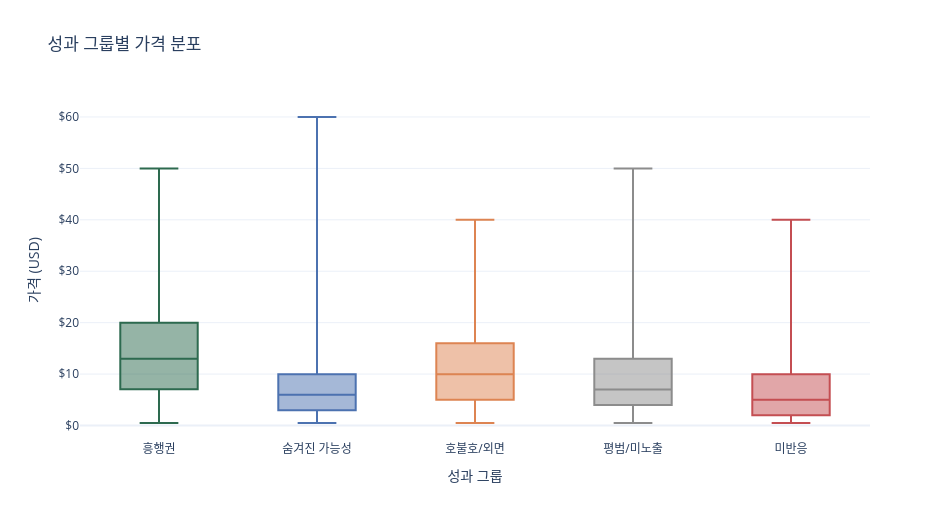

The cell this chart's notebook holds for it:
### Code cell
fig = px.box(
    price_games,
    x="performance_group",
    y="price",
    color="performance_group",
    color_discrete_map=GROUP_COLOR,
    category_orders={"performance_group": GROUP_ORDER},
    points=False,
    title="성과 그룹별 가격 분포",
    labels={"performance_group": "성과 그룹", "price": "가격 (USD)"},
)
fig.update_layout(template="plotly_white", showlegend=False, width=950, height=520)
fig.update_yaxes(tickprefix="$")
fig.show()

### Figure 1 — Plotly figure (JSON) as saved in the notebook; plotly's stock layout.template omitted (floating-point values rounded to 4 significant figures; data arrays with more than 128 entries replaced by an {"elided": "..."} marker saying what was removed)
{"data": [{"alignmentgroup": "True", "boxpoints": false, "hovertemplate": "성과 그룹=%{x}<br>가격 (USD)=%{y}<extra></extra>", "legendgroup": "흥행권", "marker": {"color": "#2d6a4f"}, "name": "흥행권", "notched": false, "offsetgroup": "흥행권", "orientation": "v", "showlegend": true, "type": "box", "x": {"elided": "991 str values"}, "x0": " ", "xaxis": "x", "y": {"elided": "991 float values"}, "y0": " ", "yaxis": "y"}, {"alignmentgroup": "True", "boxpoints": false, "hovertemplate": "성과 그룹=%{x}<br>가격 (USD)=%{y}<extra></extra>", "legendgroup": "숨겨진 가능성", "marker": {"color": "#4C72B0"}, "name": "숨겨진 가능성", "notched": false, "offsetgroup": "숨겨진 가능성", "orientation": "v", "showlegend": true, "type": "box", "x": {"elided": "5373 str values"}, "x0": " ", "xaxis": "x", "y": {"elided": "5373 float values"}, "y0": " ", "yaxis": "y"}, {"alignmentgroup": "True", "boxpoints": false, "hovertemplate": "성과 그룹=%{x}<br>가격 (USD)=%{y}<extra></extra>", "legendgroup": "호불호/외면", "marker": {"color": "#DD8452"}, "name": "호불호/외면", "notched": false, "offsetgroup": "호불호/외면", "orientation": "v", "showlegend": true, "type": "box", "x": {"elided": "482 str values"}, "x0": " ", "xaxis": "x", "y": {"elided": "482 float values"}, "y0": " ", "yaxis": "y"}, {"alignmentgroup": "True", "boxpoints": false, "hovertemplate": "성과 그룹=%{x}<br>가격 (USD)=%{y}<extra></extra>", "legendgroup": "평범/미노출", "marker": {"color": "#8C8C8C"}, "name": "평범/미노출", "notched": false, "offsetgroup": "평범/미노출", "orientation": "v", "showlegend": true, "type": "box", "x": {"elided": "1067 str values"}, "x0": " ", "xaxis": "x", "y": {"elided": "1067 float values"}, "y0": " ", "yaxis": "y"}, {"alignmentgroup": "True", "boxpoints": false, "hovertemplate": "성과 그룹=%{x}<br>가격 (USD)=%{y}<extra></extra>", "legendgroup": "미반응", "marker": {"color": "#C44E52"}, "name": "미반응", "notched": false, "offsetgroup": "미반응", "orientation": "v", "showlegend": true, "type": "box", "x": {"elided": "795 str values"}, "x0": " ", "xaxis": "x", "y": {"elided": "795 float values"}, "y0": " ", "yaxis": "y"}], "layout": {"boxmode": "overlay", "height": 520, "legend": {"title": {"text": "성과 그룹"}, "tracegroupgap": 0}, "showlegend": false, "title": {"text": "성과 그룹별 가격 분포"}, "width": 950, "xaxis": {"anchor": "y", "categoryarray": ["흥행권", "숨겨진 가능성", "호불호/외면", "평범/미노출", "미반응"], "categoryorder": "array", "domain": [0, 1], "title": {"text": "성과 그룹"}}, "yaxis": {"anchor": "x", "domain": [0, 1], "tickprefix": "$", "title": {"text": "가격 (USD)"}}}}
